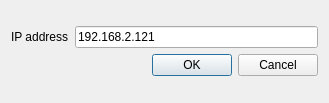
<?xml version="1.0" encoding="UTF-8"?>
<ui version="4.0">
 <class>AddressDialog</class>
 <widget class="QDialog" name="AddressDialog">
  <property name="geometry">
   <rect>
    <x>0</x>
    <y>0</y>
    <width>329</width>
    <height>103</height>
   </rect>
  </property>
  <property name="windowTitle">
   <string>Keithley address</string>
  </property>
  <layout class="QVBoxLayout" name="verticalLayout">
   <item>
    <layout class="QGridLayout" name="gridLayout">
     <item row="0" column="1">
      <widget class="QLineEdit" name="lineEditIP">
       <property name="text">
        <string>192.168.2.121</string>
       </property>
      </widget>
     </item>
     <item row="0" column="0">
      <widget class="QLabel" name="label">
       <property name="text">
        <string>IP address</string>
       </property>
      </widget>
     </item>
     <item row="1" column="0" colspan="2">
      <widget class="QDialogButtonBox" name="buttonBox">
       <property name="orientation">
        <enum>Qt::Horizontal</enum>
       </property>
       <property name="standardButtons">
        <set>QDialogButtonBox::Cancel|QDialogButtonBox::Ok</set>
       </property>
      </widget>
     </item>
    </layout>
   </item>
  </layout>
 </widget>
 <resources/>
 <connections>
  <connection>
   <sender>buttonBox</sender>
   <signal>accepted()</signal>
   <receiver>AddressDialog</receiver>
   <slot>accept()</slot>
   <hints>
    <hint type="sourcelabel">
     <x>248</x>
     <y>254</y>
    </hint>
    <hint type="destinationlabel">
     <x>157</x>
     <y>274</y>
    </hint>
   </hints>
  </connection>
  <connection>
   <sender>buttonBox</sender>
   <signal>rejected()</signal>
   <receiver>AddressDialog</receiver>
   <slot>reject()</slot>
   <hints>
    <hint type="sourcelabel">
     <x>316</x>
     <y>260</y>
    </hint>
    <hint type="destinationlabel">
     <x>286</x>
     <y>274</y>
    </hint>
   </hints>
  </connection>
 </connections>
</ui>
